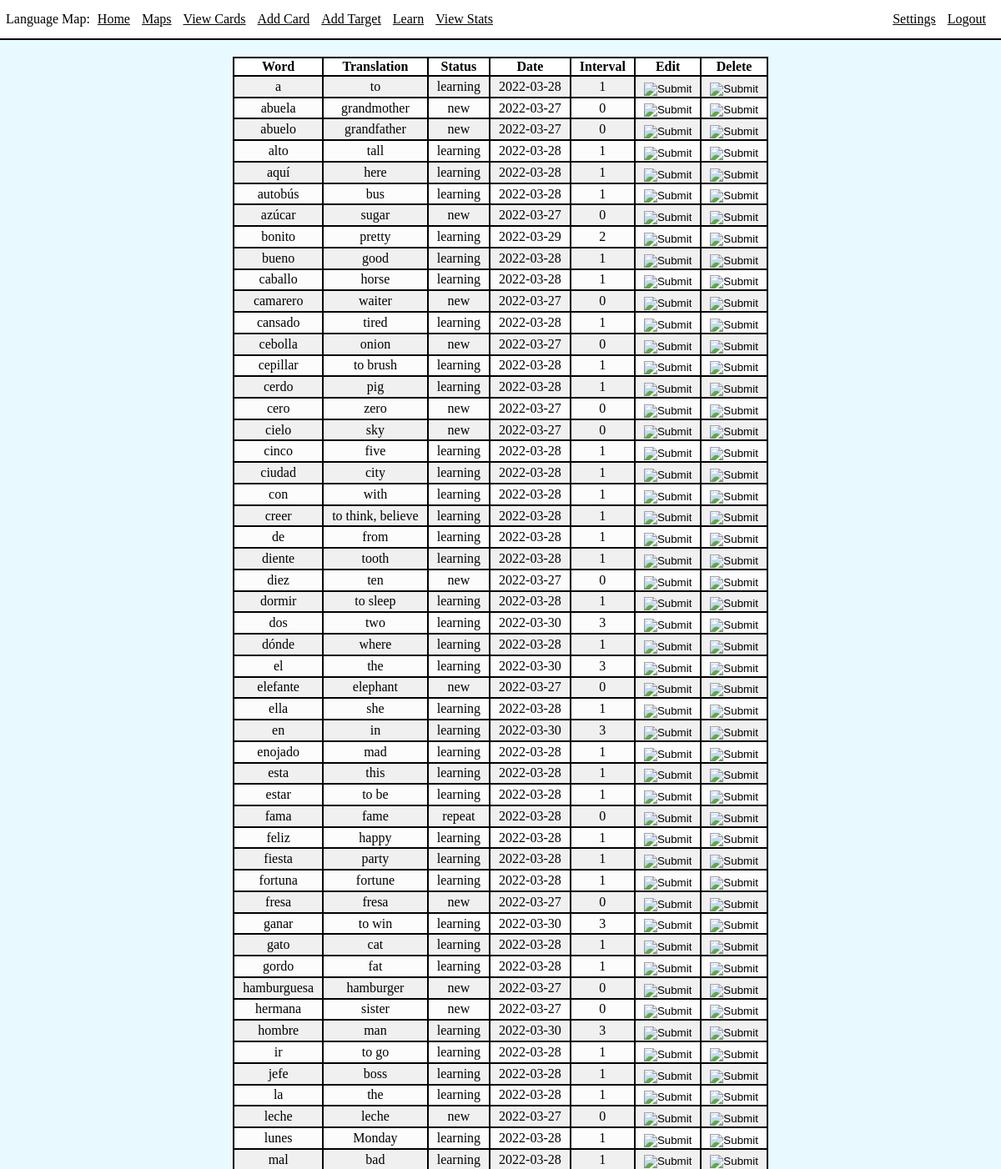
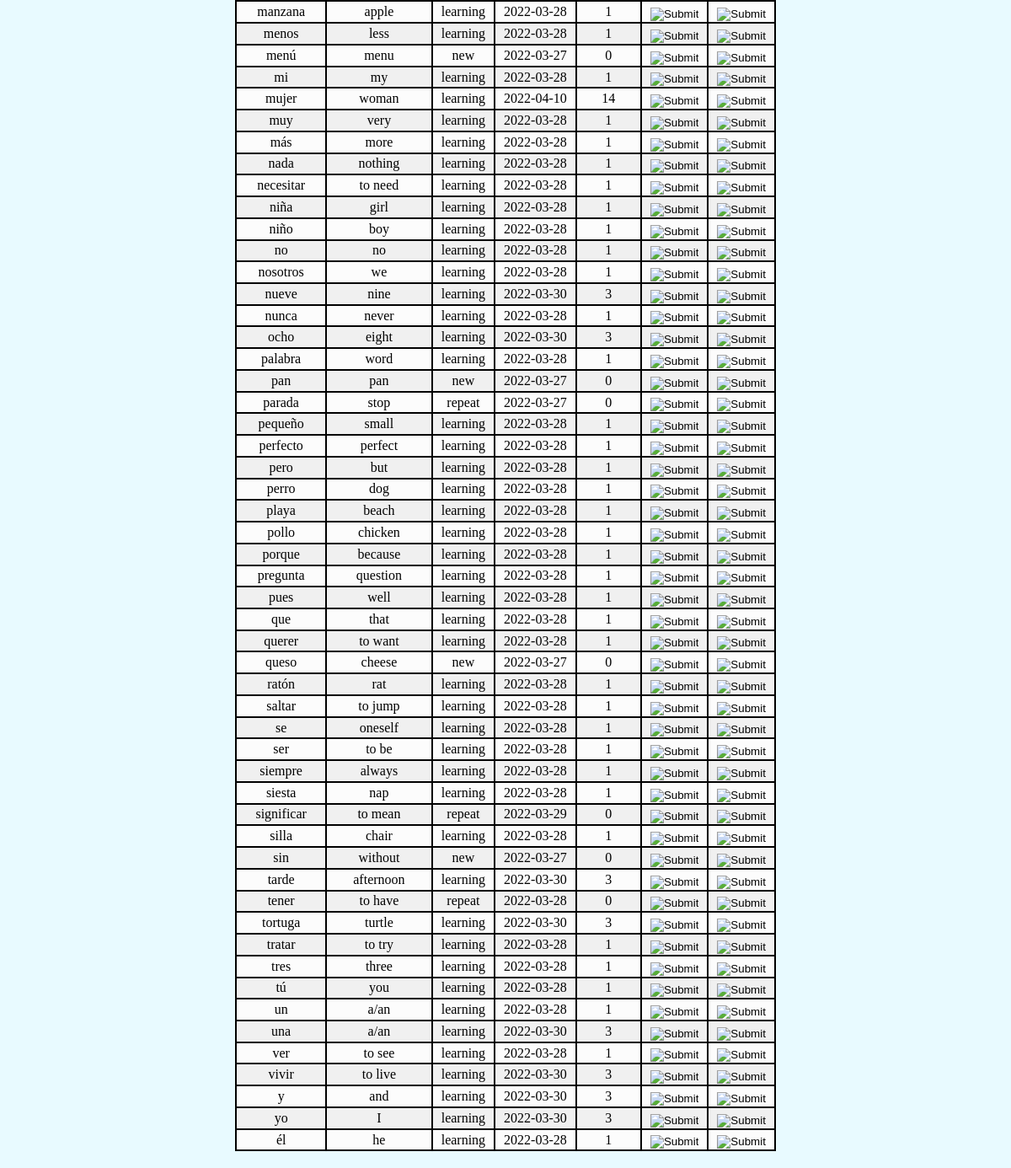
Page /viewCards (signed in) on the earlier database version (2 pictures, top to bottom).
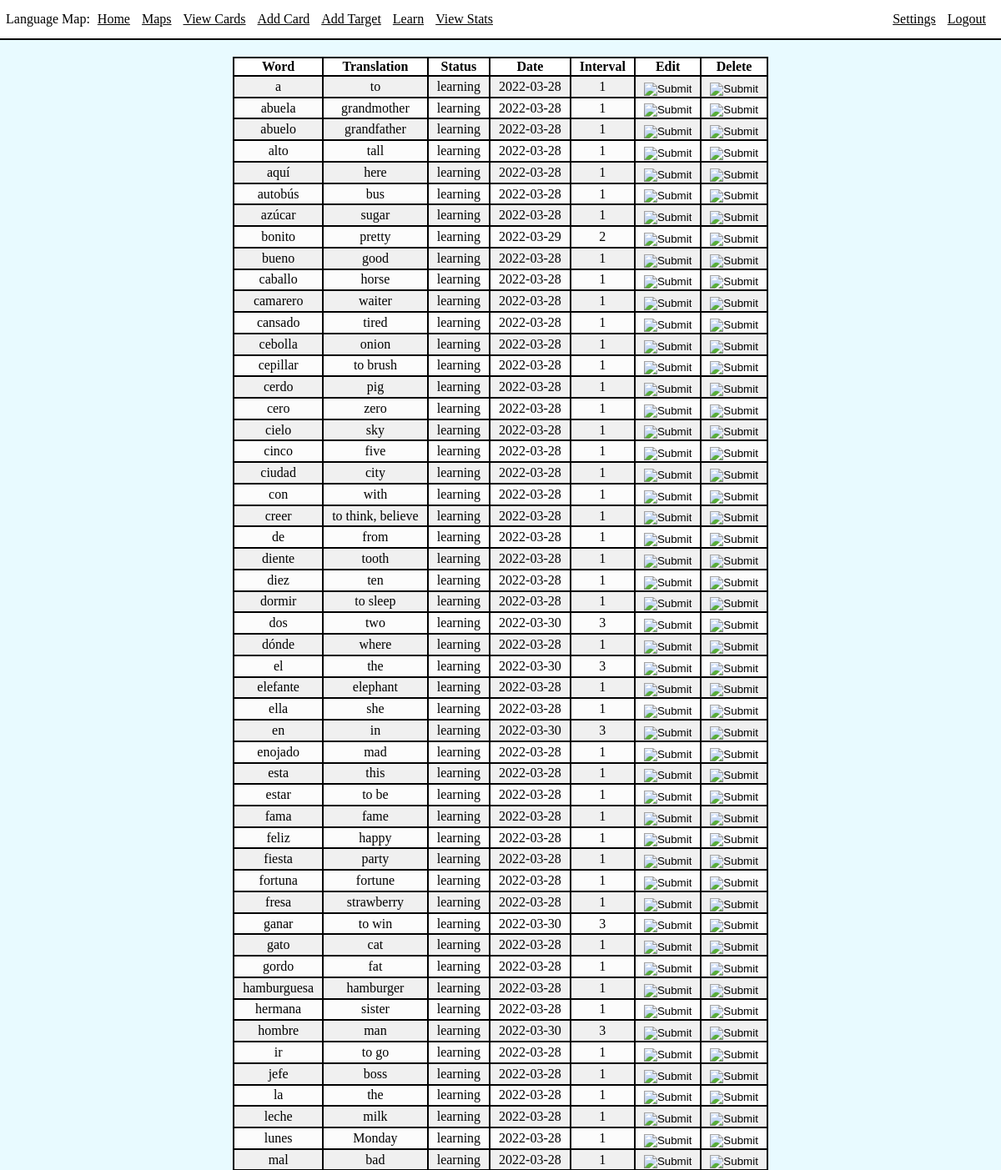
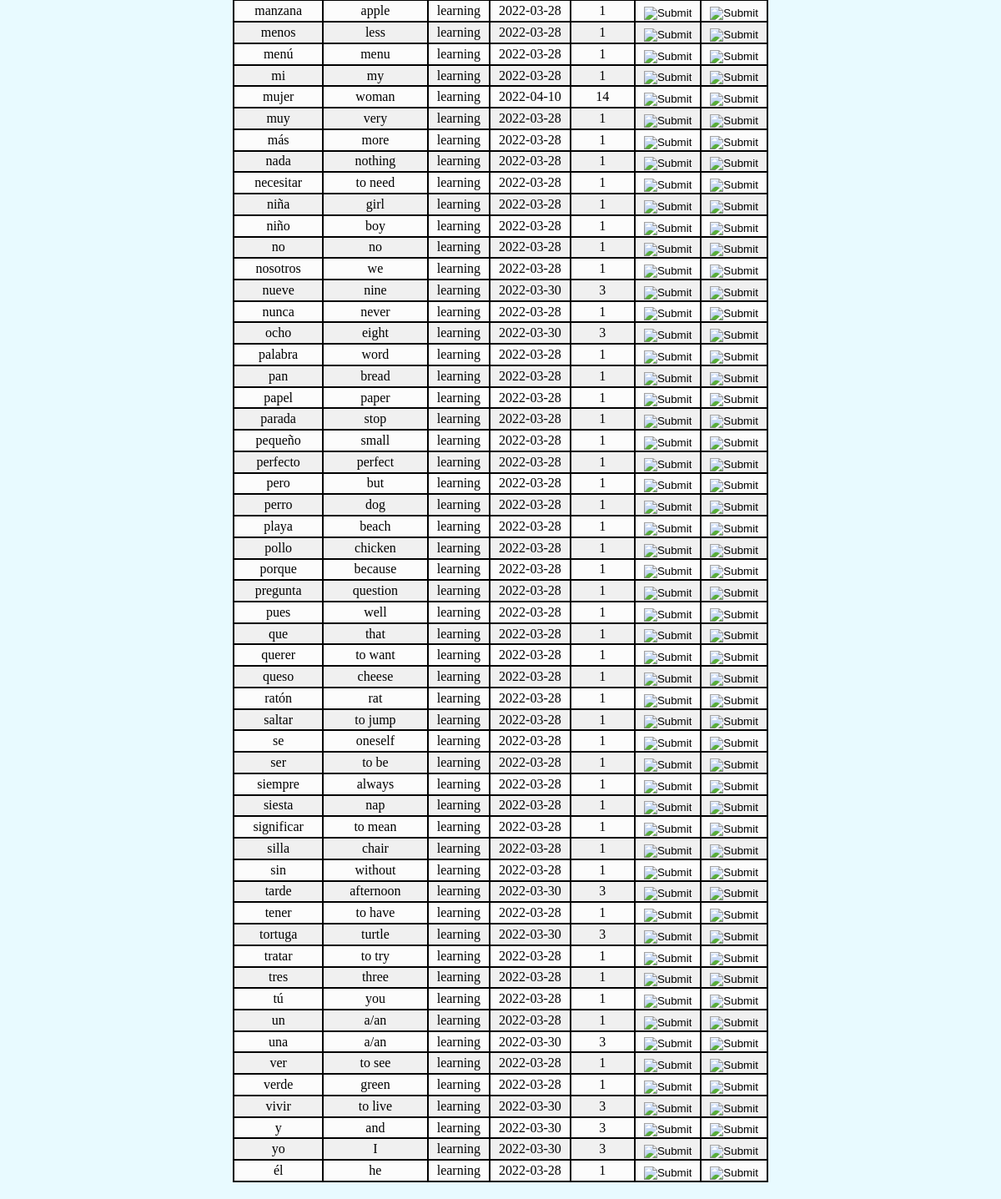
Same page on the later database version (2 pictures, top to bottom).
### app/models.py (models this page shows, shortened)
class Card(db.Model):
    id = db.Column(db.Integer, index=True, primary_key=True)
    word = db.Column(db.String(64), index=True, unique=True)
    translation = db.Column(db.String(1000), index=True)
    status = db.Column(db.String(64), index=True)
    nextReviewDate = db.Column(db.Date, index=True)
    lastInterval = db.Column(db.Integer)
    variants = db.relationship("Variant", backref='card', lazy=True)

### app/routes.py (the view)
@app.route('/viewCards')
@login_required
def viewCards():
    cards = Card.query.filter().order_by(Card.word)
    return render_template('viewCards.html', title='View Cards', cards=cards)

### app/models.py (called while the page is built)
@login.user_loader
def load_user(id):
    return User.query.get(int(id))

### app/templates/viewCards.html
{% extends "base.html" %}
{% block content %}
<div class="int">
    <table>
        <thead>
            <th>Word</th>
            <th>Translation</th>
            <th>Status</th>
            <th>Date</th>
            <th>Interval</th>
            <th>Edit</th>
            <th>Delete</th>
        </thead>
        <tbody>
        {% for card in cards %}
        <tr>
            <td>{{ card.word }}</td>
            <td>{{ card.translation }}</td>
            <td>{{ card.status }}</td>
            <td>{{ card.nextReviewDate }}</td>
            <td>{{ card.lastInterval }}</td>
            <td>
                <form action="{{ url_for('editCard', cardID=card.id )}}" method="POST">
                    <input type="image" class="btnimg" src="../static/images/edit.png">
                </form>
            </td>
            <td>
                <form action="{{ url_for('deleteCard', cardID=card.id) }}" method="POST">
                    <input type="image" class="btnimg" src="../static/images/delete.png">
                </form>
            </td>
        </tr>
        {% endfor %}
        </tbody>
    </table>
</div>
{% endblock %}

### app/templates/base.html (shortened to what this page needs)
<!DOCTYPE html>
<link rel="stylesheet" href="{{ url_for('static', filename='style.css') }}">
<html>
    <head>
        <div>
            <div class="nav">
            Language Map:
            <a class="navlink" href="/index">Home</a>
            {%if current_user.is_anonymous %}
            <div class="right">
                <a class="navlink" href="/login">Login</a>
            </div>
            {% else %}
            <a class="navlink" href="/selectMap">Maps</a>
            <a class="navlink"href="/viewCards">View Cards</a>
            <a class="navlink" href="/addCard">Add Card</a>
            <a class="navlink" href="/addTarget">Add Target</a>
            <a class="navlink" href="/learn">Learn</a>
            <a class="navlink" href="/viewStats">View Stats</a>
            <div class="right">
                <a class="navlink" href="/settings">Settings</a>
                <a class="navlink" href="/logout">Logout</a>
            </div>
            {% endif %}
            </div>
        </div>
        </head>
        <body>
            <div class="content">
            {% block content %}{% endblock %}
            </div>
    </body>
</html>

### app/static/style.css (style rules this page uses)
html, body { background-color: rgb(232, 250, 255); margin: 0px; padding: 0px; max-width: 100%; overflow-x: hidden; }
.content { margin: 0px; }
.int { margin: 20px; }
a { color: black; }
.nav { background-color: white; display: inline-block; position: relative; width: 100%; padding: 7px; padding-top: 14px; padding-bottom: 14px; border-bottom: 2px solid black; }
.navlink { padding-left: 5px; padding-right: 5px; }
.right { float: right; margin-right: 20px; }
table { margin-left: auto; margin-right: auto; border: 2px solid black; text-align: center; border-collapse: collapse; }
thead { background-color: white; }
th, td { border: 2px solid black; padding-left: 10px; padding-right: 10px; }
tbody { background-color: rgb(240, 240, 240); }
tr:nth-child(even) { background-color: rgb(252, 252, 252); }
.btnimg { position: relative; margin-top: 10%; margin-left: auto; }

Differences in the rows shown:
changed Card "abuela": status "new" → "learning"; nextReviewDate "2022-03-27" → "2022-03-28"; lastInterval "0" → "1"
changed Card "abuelo": status "new" → "learning"; nextReviewDate "2022-03-27" → "2022-03-28"; lastInterval "0" → "1"
changed Card "azúcar": status "new" → "learning"; nextReviewDate "2022-03-27" → "2022-03-28"; lastInterval "0" → "1"
changed Card "camarero": status "new" → "learning"; nextReviewDate "2022-03-27" → "2022-03-28"; lastInterval "0" → "1"
changed Card "cebolla": status "new" → "learning"; nextReviewDate "2022-03-27" → "2022-03-28"; lastInterval "0" → "1"
changed Card "cero": status "new" → "learning"; nextReviewDate "2022-03-27" → "2022-03-28"; lastInterval "0" → "1"
changed Card "cielo": status "new" → "learning"; nextReviewDate "2022-03-27" → "2022-03-28"; lastInterval "0" → "1"
changed Card "diez": status "new" → "learning"; nextReviewDate "2022-03-27" → "2022-03-28"; lastInterval "0" → "1"
changed Card "elefante": status "new" → "learning"; nextReviewDate "2022-03-27" → "2022-03-28"; lastInterval "0" → "1"
changed Card "fama": status "repeat" → "learning"; lastInterval "0" → "1"
changed Card "fresa": translation "fresa" → "strawberry"; status "new" → "learning"; nextReviewDate "2022-03-27" → "2022-03-28"; lastInterval "0" → "1"
changed Card "hamburguesa": status "new" → "learning"; nextReviewDate "2022-03-27" → "2022-03-28"; lastInterval "0" → "1"
changed Card "hermana": status "new" → "learning"; nextReviewDate "2022-03-27" → "2022-03-28"; lastInterval "0" → "1"
changed Card "leche": translation "leche" → "milk"; status "new" → "learning"; nextReviewDate "2022-03-27" → "2022-03-28"; lastInterval "0" → "1"
changed Card "menú": status "new" → "learning"; nextReviewDate "2022-03-27" → "2022-03-28"; lastInterval "0" → "1"
changed Card "pan": translation "pan" → "bread"; status "new" → "learning"; nextReviewDate "2022-03-27" → "2022-03-28"; lastInterval "0" → "1"
added Card: word "papel", translation "paper", status "learning", nextReviewDate "2022-03-28", lastInterval "1"
changed Card "parada": status "repeat" → "learning"; nextReviewDate "2022-03-27" → "2022-03-28"; lastInterval "0" → "1"
changed Card "queso": status "new" → "learning"; nextReviewDate "2022-03-27" → "2022-03-28"; lastInterval "0" → "1"
changed Card "significar": status "repeat" → "learning"; nextReviewDate "2022-03-29" → "2022-03-28"; lastInterval "0" → "1"
changed Card "sin": status "new" → "learning"; nextReviewDate "2022-03-27" → "2022-03-28"; lastInterval "0" → "1"
changed Card "tener": status "repeat" → "learning"; lastInterval "0" → "1"
added Card: word "verde", translation "green", status "learning", nextReviewDate "2022-03-28", lastInterval "1"
